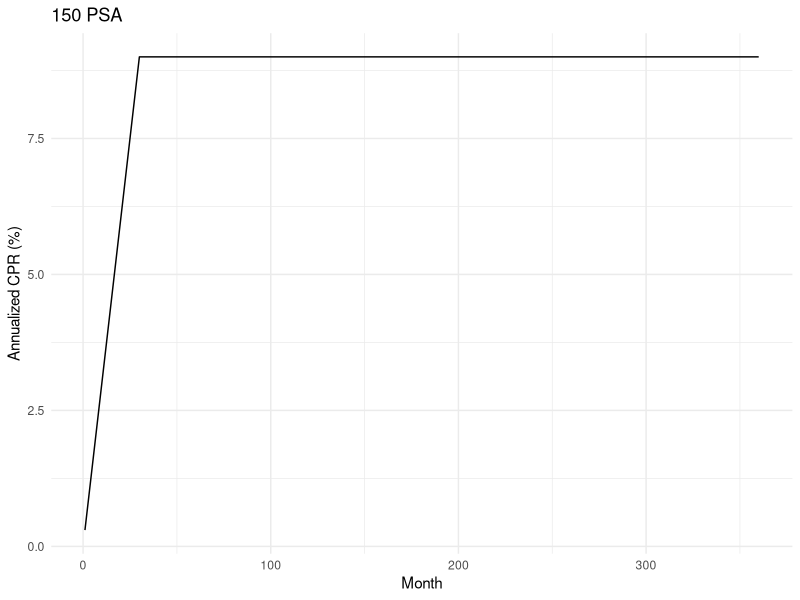

This chart was generated by the following R code: (Note: this script raises an error after producing the figure.)
# ============================================================================
# Prepayment and Default Modeling: Foundations
# Code extracted from chapters/07-prepayment-foundations.qmd
# Generated by assets/extract_code.R -- edit the chapter, then regenerate.
# ============================================================================

## ---- 01: CPR ⇄ SMM Conversions  (qmd line 238) ---------------------------------------

cpr_to_smm <- function(cpr) 1 - (1 - cpr)^(1/12)
smm_to_cpr <- function(smm) 1 - (1 - smm)^12

# A 10% CPR
cpr_to_smm(0.10)        # 0.00874
# A 1% monthly SMM
smm_to_cpr(0.01)        # 0.1136


## ---- 02: Continuous-Hazard Conversions  (qmd line 250) -------------------------------

hazard_to_smm <- function(h, dt = 1/12) 1 - exp(-h * dt)
smm_to_hazard <- function(smm, dt = 1/12) -log(1 - smm) / dt

# 12% annualized hazard
hazard_to_smm(0.12)     # 0.00995


## ---- 03: PSA Curve  (qmd line 260) ---------------------------------------------------

psa_curve <- function(month, multiplier = 1) {
  base <- pmin(0.06, 0.002 * month)
  base * multiplier
}

library(ggplot2)
months <- 1:360
ggplot(data.frame(month = months, cpr = psa_curve(months, 1.5) * 100),
       aes(month, cpr)) +
  geom_line() +
  labs(x = "Month", y = "Annualized CPR (%)", title = "150 PSA") +
  theme_minimal()


## ---- 04: Empirical Seasoning Curve for Amortizing Loans  (qmd line 281) --------------

library(survival)
library(survminer)
library(dplyr)

# One row per loan: loan_age in months at exit, prepay_event flag
loan_panel <- read.csv("data/sample_loan_panel.csv")
km_fit <- survfit(Surv(loan_age, prepay_event) ~ 1, data = loan_panel)
ggsurvplot(km_fit, fun = "event", conf.int = TRUE,
           legend = "none",
           xlab = "Loan age (months)",
           ylab = "Cumulative prepay incidence")

# Smoothed monthly hazard estimate
hazards <- with(loan_panel,
                tapply(prepay_event, loan_age, mean, na.rm = TRUE))
smm_curve <- data.frame(age = as.numeric(names(hazards)),
                        smm = hazards)


## ---- 05: Burnout Tracking  (qmd line 303) --------------------------------------------

# Simulated Prime paths (Chapter 6): [path x month]
set.seed(42)
yield_paths <- list(
  PRIME = matrix(0.0725 + rnorm(50 * 120, 0, 0.004),
                 nrow = 50, ncol = 120)
)

# Cumulative refinance exposure per path
incentive_path <- yield_paths$PRIME - 0.0825  # vs 8.25% loan WAC
burnout_state  <- t(apply(pmax(-incentive_path, 0), 1, cumsum))
# burnout_state[p, t] is cumulative incentive seen by path p through t
